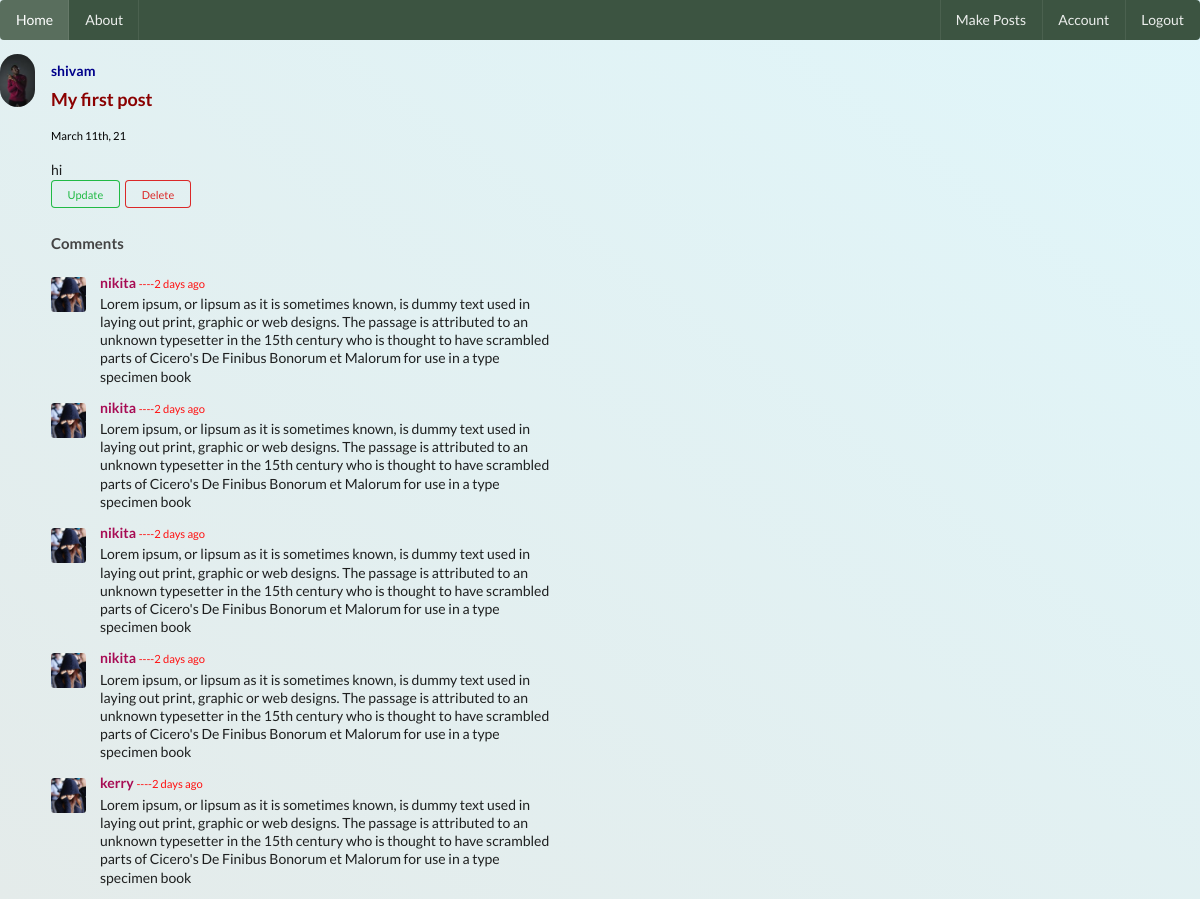
Page /post/3 (signed in) on the earlier database version.
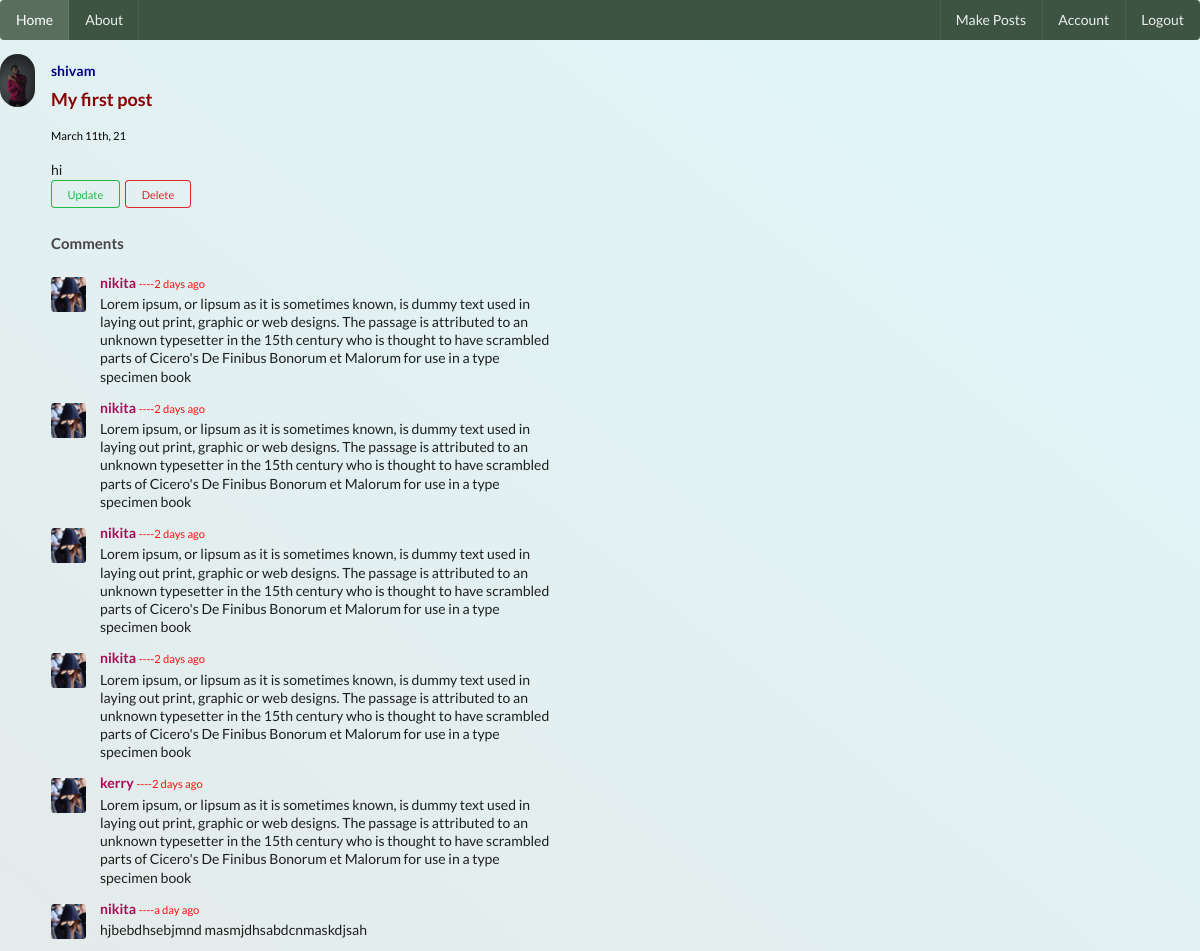
Same page on the later database version.
### social_media/models.py (models this page shows)
class Comment(db.Model):
    id = db.Column(db.Integer, primary_key = True)
    commented_user = db.Column(db.String(20),nullable=True)
    body = db.Column(db.String(60), nullable=False)
    timestamp = db.Column(db.DateTime, nullable=False, default=datetime.utcnow)
    post_id = db.Column(db.Integer, db.ForeignKey('post.id'),nullable = False)

### social_media/post/routes.py (the view)
@posts.route('/post/<int:post_id>')
@login_required
def post(post_id):
    post = Post.query.get_or_404(post_id)
    return render_template('post.html', title = post.title, post =post)

### social_media/models.py (called while the page is built)
@login_manager.user_loader
def load_user(user_id):
    return User.query.get(int(user_id))

### social_media/templates/post.html (shortened to what this page needs)
{% extends 'base.html' %}
{% block content %}
<div class="ui feed">
    <div class="event" >
      <div class="label">
        <img class="ui small circular image" src="{{ url_for('static', filename = 'profile/' + post.author.image_file) }}">
      </div>
      <div class="content">
        <div class="summary">
          <a class="user" style="color: darkblue;" href="{{ url_for('users.user_posts_info',username = post.author.username ) }}">
            {{ post.author.username }}
          </a>
        </div>
        <div class="extra text">
          <h3><a  href="{{ url_for('posts.post', post_id = post.id) }}" style="color: darkred;">{{ post.title }}</a></h3>
         <p>  <small style="color: black;">{{ moment(post.date_posted).format("MMMM Do, YY") }}</small>
          </p>
         <div class="text">
          {{ post.content }}
         </div>
      {% if post.author == current_user %}
      <div>
          <a class="ui mini positive basic button" href="{{ url_for('posts.post_update',post_id = post.id) }}">Update</a>
          <button class="ui mini negative basic button" href="#" onclick="return renderModal()">Delete</button>
        </div>
        {% else %}
        </div>
  <div>
        <a  style="margin-top: 1%;" class="ui mini positive basic button" href="{{ url_for('comments.post_comment', post_id = post.id) }}" ><i class="fas fa-comments"></i></a>
      </div>
        {% endif %}
        {% if post.comments %}
            <h4>Comments</h4>
            <div class="ui comments">
              {% for comment in post.comments %}
              <div class="comment">
                <a class="avatar">
                  <img src="{{ url_for('static', filename = 'profile/' + 'default.jpg') }}">
                </a>
                <div class="content">
                  <a class="author" href="{{ url_for('users.user_posts_info',username = comment.commented_user ) }}" style="color: rgb(167, 12, 84);">{{ comment.commented_user }}</a>
                 <small style="color: rgb(255, 17, 17);">----{{ moment(comment.timestamp).fromNow() }}</small>
                  <div class="text">
                    {{ comment.body }}
                  </div>
                  </div>
                  {% endfor %}
                  </div>
        {% endif %}
      </div>
{% endblock %}

Differences in the rows shown:
added Comment: commented_user "nikita", timestamp "a day ago", body "hjbebdhsebjmnd masmjdhsabdcnmaskdjsah"
